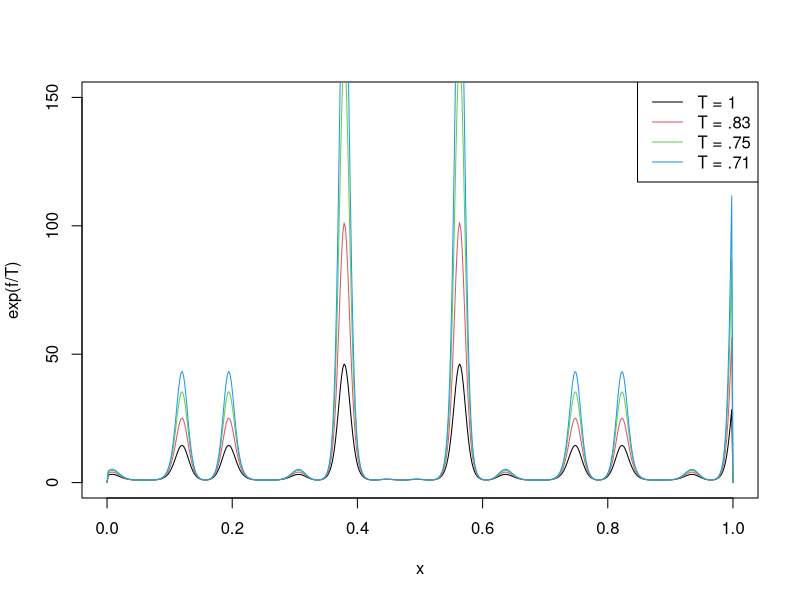
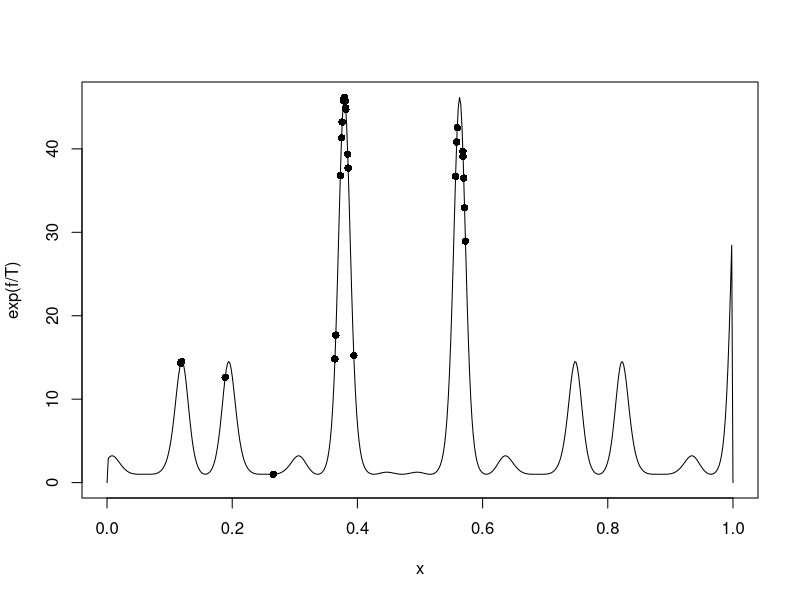
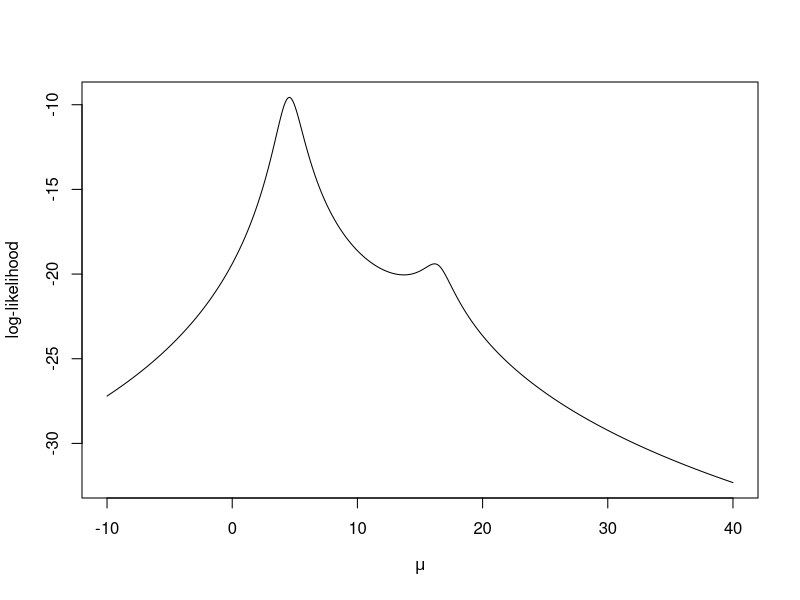
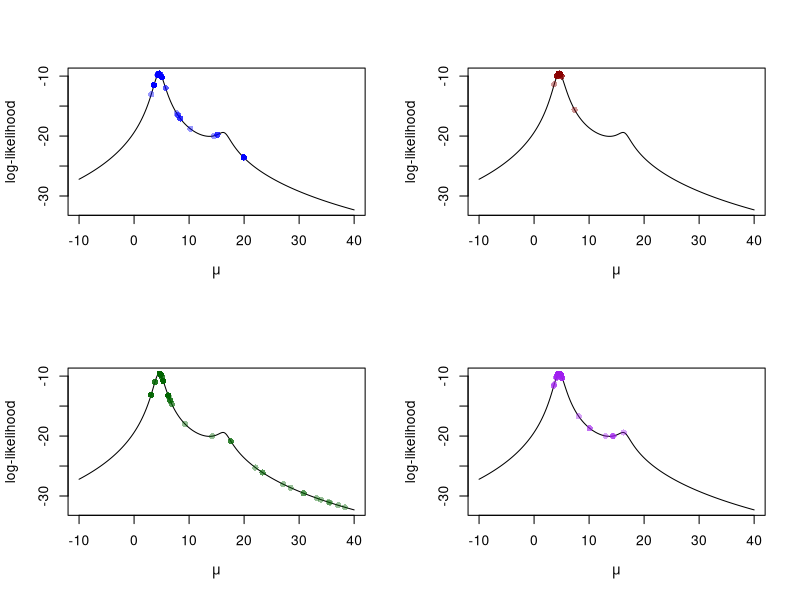
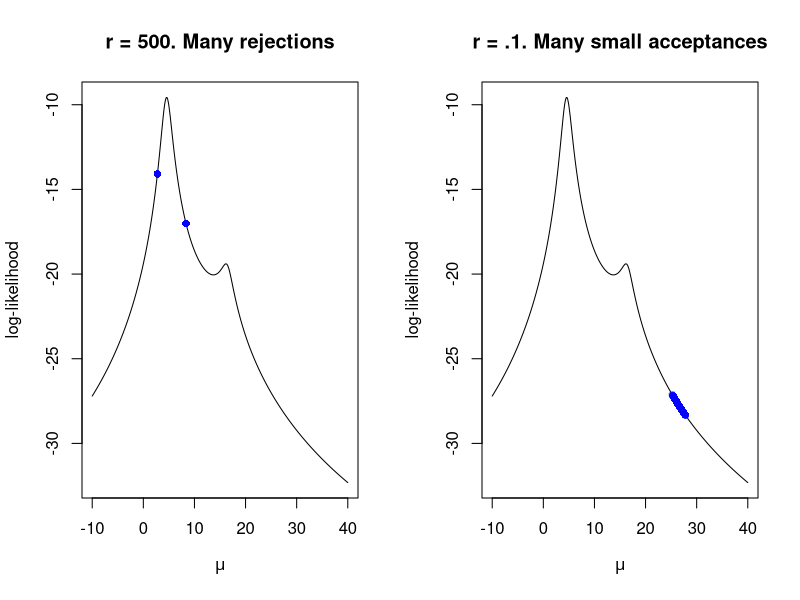

Recreate these plots in R, in order.
#####################################
## Simulated Annealing
## Demonstrative example
#####################################
set.seed(1)
fn <- function(x, T = 1){
  h <- ( cos(50*x) + sin(20*x) )^2 
  exp(h/T) * (0 < x & x < 1)
}

x <- seq(0, 1, length = 5e2)
plot(x, fn(x), type = 'l', ylim = c(0,150), ylab = "exp(f/T)")

tseq = c(.83, .75, .71)

for(t in 1:3){
  lines(x, fn(x, T = tseq[t]), col = t+1)
}
legend("topright", col = 1:4, lty = 1, 
       legend = c("T = 1", "T = .83", "T = .75", "T = .71"))

simAn <- function(N = 10, r = .3){
  x <- numeric(length = N)
  x[1] <- runif(1)
  
  for(k in 2:N){
    a <- runif(1, x[k-1] - r,  x[k-1] + r)
    T <- 1/(log(k))
    
    ratio <- fn(a,T)/fn(x[k-1], T)  #fn is the exp(h/T)
    if( runif(1) < ratio){
      x[k] <- a 
    } else{
      x[k] <- x[k-1] 
    }
  }
 return(x) 
}

N <- 500
sim <- simAn(N = N)
sim[which.max(fn(sim))]  # theta^*

plot(x, fn(x), type = 'l', ylab = "exp(f/T)")
points(sim, fn(sim), pch = 16, col = 1)


#####################################
## Location Cauchy likelihood example
#####################################

################################################
## MLE for location Cauchy distribution using
## Newton-Raphson method
## We will plot the likelihood as well
################################################
set.seed(1)
mu.star <- 5  # Setting true mu
n <- 4  # sample size
X <- rt(n, df = 1) + mu.star

## Function calculates the exp(like/T)
log.like <- function(mu, X, T = 1)
{
  n <- length(X)
  rtn <- -n*log(pi) - sum( log(1 + (X - mu)^2) )
  return(exp(rtn/T))
}

mu.x <- seq(-10, 40, length = 1e3)  # A sequence of mu's 
ll.est <- log(sapply(mu.x, log.like, X))  # evaluating log-likelihood at the mus
plot(mu.x, ll.est, type = 'l', ylab = "log-likelihood", xlab = expression(mu))  # plotting log-likelihood. Not concave, so we need to choose good starting values.

# Simulated annealing algorithm
simAn <- function(N = 10, r = .5){
  x <- numeric(length = N)
  x[1] <- runif(1, min = -10, max = 40)
  fn.value <- numeric(length = N)
  
  fn.value[1] <- log.like(mu = x[1], X, T = 1)
  for(k in 2:N){
    a <- runif(1, x[k-1] - r, x[k-1] + r)
    T <- 1/(1 + log(log(k)))
    ratio <- log.like(mu = a, X, T)/log.like(mu = x[k-1], X, T)
    if( runif(1) < ratio){
      x[k] <- a
    } else{
      x[k] <- x[k-1]
    }
    fn.value[k] <- log.like(mu = x[k], X, T = 1)
  }
  x
  return(list("x" = x, "fn.value" = fn.value)) 
}


# Four different runs all converge.
sim <- simAn(N = 1e2, r = 5)
sim$x[which.max(sim$fn.value)]  # This is the MLE of mu


par(mfrow = c(2,2))

plot(mu.x, ll.est, type = 'l', ylab = "log-likelihood", xlab = expression(mu)) 
points(sim$x, log(sim$fn.value), pch = 16, col = adjustcolor("blue", alpha = .4))

sim <- simAn(N = 1e2, r = 5)
plot(mu.x, ll.est, type = 'l', ylab = "log-likelihood", xlab = expression(mu))
points(sim$x, log(sim$fn.value), pch = 16, col = adjustcolor("darkred", alpha = .4))

sim <- simAn(N = 1e2, r = 5)
plot(mu.x, ll.est, type = 'l', ylab = "log-likelihood", xlab = expression(mu))
points(sim$x, log(sim$fn.value), pch = 16, col = adjustcolor("darkgreen", alpha = .4))

sim <- simAn(N = 1e2, r = 5)
plot(mu.x, ll.est, type = 'l', ylab = "log-likelihood", xlab = expression(mu))
points(sim$x, log(sim$fn.value), pch = 16, col = adjustcolor("purple", alpha = .4))



## Different values of r
# very large r
sim <- simAn(N = 1e3, r = 500)
sim$x[which.max(sim$fn.value)]  # This is the MLE of mu


par(mfrow = c(1,2))
plot(mu.x, ll.est, type = 'l', main = "r = 500. Many rejections",  ylab = "log-likelihood", xlab = expression(mu))  
points(sim$x, log(sim$fn.value), pch = 16, col = adjustcolor("blue", alpha = .2))

#very small r
plot(mu.x, ll.est, type = 'l', main = "r = .1. Many small acceptances", ylab = "log-likelihood", xlab = expression(mu)) 
sim <- simAn(N = 1e3, r = .1)
points(sim$x, log(sim$fn.value), pch = 16, col = adjustcolor("blue", alpha = .2))
